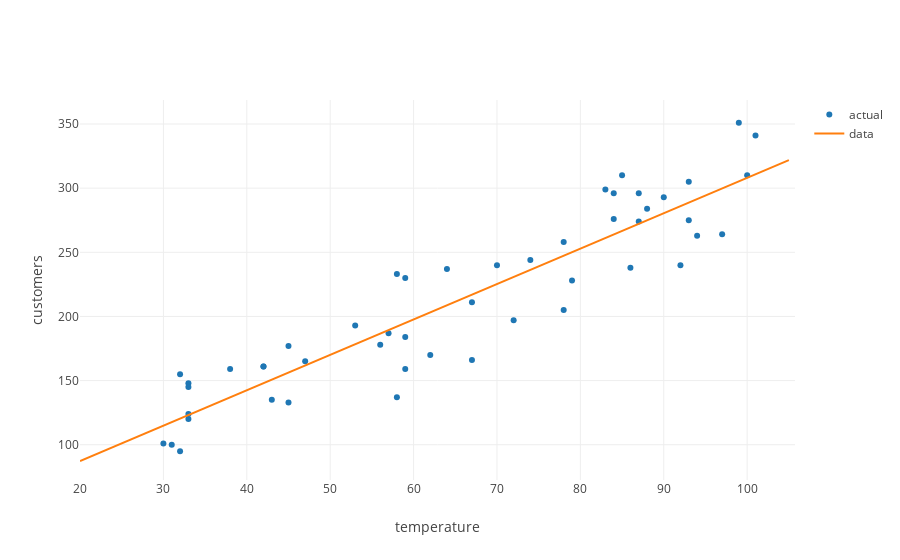

The cell this chart's notebook holds for it:
### Code cell
temperature_range = list(range(20, 110, 5))
predicted_values = list(map(lambda temp: 2.76*temp + 32.125, temperature_range)) 
model_trace = trace_values(temperature_range, predicted_values, mode = 'lines')
plot([data_trace, model_trace], layout = layout)

### Figure 1 — Plotly figure (JSON) as saved in the notebook; plotly's stock layout.template omitted (floating-point values rounded to 4 significant figures)
{"data": [{"mode": "markers", "name": "actual", "text": [], "type": "scatter", "uid": "eb2958e6-32ac-4736-83eb-2fc9a43a7ace", "x": [47, 38, 62, 45, 93, 87, 90, 78, 56, 42, 92, 33, 79, 85, 30, 87, 64, 59, 43, 70, 33, 32, 33, 99, 31, 78, 57, 84, 33, 97, 58, 86, 93, 100, 59, 74, 59, 58, 88, 67, 32, 83, 101, 42, 53, 67, 45, 72, 94, 84], "y": [165, 159, 170, 133, 275, 296, 293, 258, 178, 161, 240, 120, 228, 310, 101, 274, 237, 159, 135, 240, 148, 155, 145, 351, 100, 205, 187, 296, 124, 264, 233, 238, 305, 310, 184, 244, 230, 137, 284, 166, 95, 299, 341, 161, 193, 211, 177, 197, 263, 276]}, {"mode": "lines", "name": "data", "text": [], "type": "scatter", "uid": "4a2fcfff-75e6-44c3-9698-e108116e8072", "x": [20, 25, 30, 35, 40, 45, 50, 55, 60, 65, 70, 75, 80, 85, 90, 95, 100, 105], "y": [87.32, 101.1, 114.9, 128.7, 142.5, 156.3, 170.1, 183.9, 197.7, 211.5, 225.3, 239.1, 252.9, 266.7, 280.5, 294.3, 308.1, 321.9]}], "layout": {"autosize": true, "xaxis": {"autorange": true, "range": [20, 105.7], "title": {"text": "temperature"}, "type": "linear"}, "yaxis": {"autorange": true, "range": [72.45, 370.0], "title": {"text": "customers"}, "type": "linear"}}}
